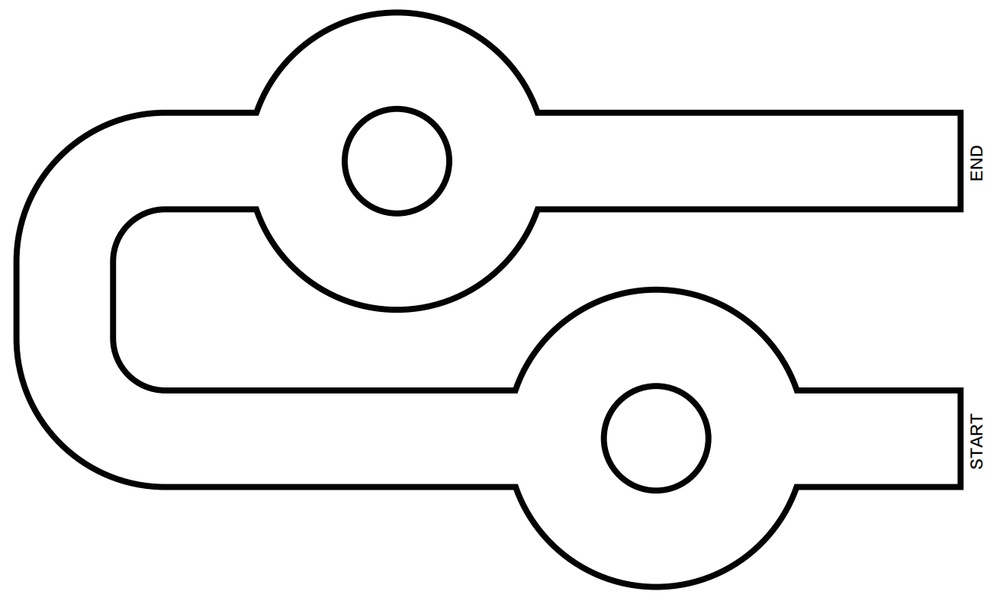
#> input picture rl_line_following/maps/map.jpg, 1000 x 601 px, shrunk from 1311 x 788 before the run
$ python convert_map_image.py
#> lines starting #> are read from the running program, lines starting #| are printed output that depends on the picture; after the words box and inside, x2 and y2 are one past the last pixel; in counts of white or black regions, pixels touching at a corner belong together
#!/usr/bin/env python3
"""
将map.jpg转换为ROS map_server可以使用的pgm格式
"""
import cv2
import numpy as np
import yaml
import os

def convert_jpg_to_pgm(jpg_path, output_dir):
    """
    将JPG图像转换为PGM格式的地图
    """
#> called with jpg_path = 'rl_line_following/maps/map.jpg', output_dir = 'rl_line_following/maps'
    # 读取JPG图像
    img = cv2.imread(jpg_path, cv2.IMREAD_GRAYSCALE)
#> img: shape (601, 1000); min 0, max 255, mean 241.7

    if img is None:
        print(f"错误：无法读取图像 {jpg_path}")
        return False

    print(f"原始图像尺寸: {img.shape}")
#| 原始图像尺寸: (601, 1000)

    # 二值化处理（确保黑白图像）
    # 如果图像不是二值化的，进行阈值处理
    _, binary = cv2.threshold(img, 127, 255, cv2.THRESH_BINARY)
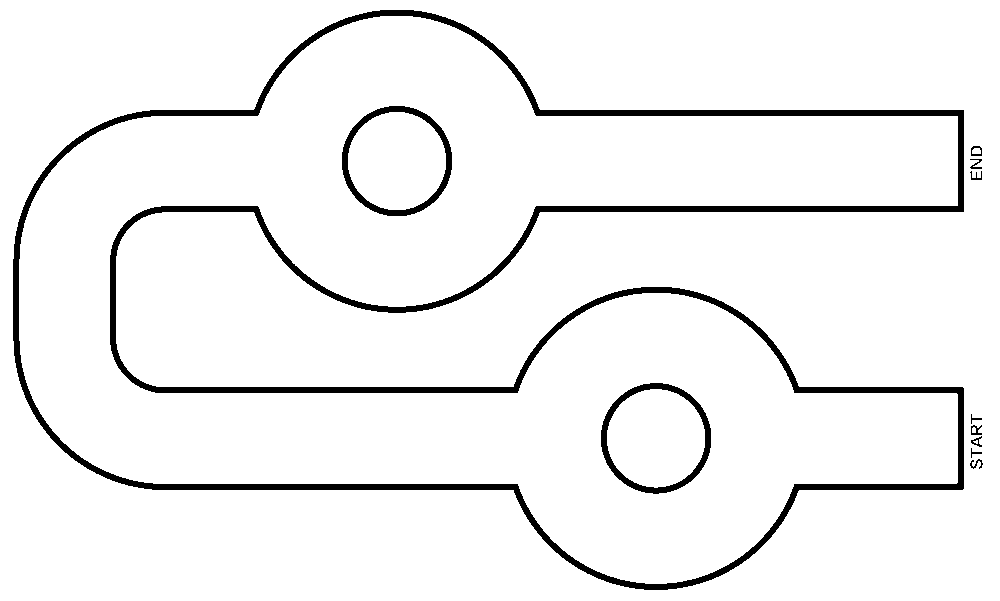
#> binary: shape (601, 1000); 94.8% white; 11 black regions, largest, box (x1, y1, x2, y2) and area: (13, 10, 964, 590) 27093, (601, 383, 711, 494) 1974, (342, 106, 452, 216) 1970

    # ROS map_server中：
    # - 0 (黑色) = 障碍物 (occupied)
    # - 255 (白色) = 自由空间 (free)
    # - 205 = 未知区域

    # 反转：如果原图中白色是路径，黑色是障碍物，需要反转
    # 如果原图中黑色是路径，白色是背景，不需要反转
    # 这里假设白色(255)是路径/自由空间，黑色(0)是障碍物
    # 如果相反，取消下面这行的注释
    # binary = cv2.bitwise_not(binary)

    # 保存为PGM
    pgm_path = os.path.join(output_dir, "map.pgm")
    cv2.imwrite(pgm_path, binary)
    print(f"已保存PGM图像: {pgm_path}")

    # 创建YAML配置文件
    yaml_path = os.path.join(output_dir, "map.yaml")

    # 获取图像尺寸
    height, width = binary.shape
#> height = 601; width = 1000

    # 估算分辨率（需要根据实际情况调整）
    # 假设地图是10m x 6m（根据my_map.yaml推测）
    resolution = 0.05  # 5cm/pixel，可以根据实际地图大小调整

    yaml_content = {
        'image': 'map.pgm',
        'resolution': resolution,
        'origin': [-width * resolution / 2, -height * resolution / 2, 0.0],
        'negate': 0,
        'occupied_thresh': 0.65,
        'free_thresh': 0.196
    }

    with open(yaml_path, 'w') as f:
        yaml.dump(yaml_content, f, default_flow_style=False)

    print(f"已保存YAML配置: {yaml_path}")
    print(f"\n地图信息:")
    print(f"  尺寸: {width} x {height} pixels")
#|   尺寸: 1000 x 601 pixels
    print(f"  分辨率: {resolution} m/pixel")
    print(f"  实际尺寸: {width * resolution:.2f} x {height * resolution:.2f} m")
#|   实际尺寸: 50.00 x 30.05 m
    print(f"  原点: {yaml_content['origin']}")
#|   原点: [-25.0, -15.025, 0.0]

    return True

if __name__ == '__main__':
    import sys

    script_dir = os.path.dirname(os.path.abspath(__file__))
    package_dir = os.path.dirname(script_dir)
    maps_dir = os.path.join(package_dir, 'maps')

    jpg_path = os.path.join(maps_dir, 'map.jpg')

    if not os.path.exists(jpg_path):
        print(f"错误：找不到 {jpg_path}")
        sys.exit(1)

    print("开始转换地图图像...")
    if convert_jpg_to_pgm(jpg_path, maps_dir):
        print("\n✓ 转换成功！")
        print(f"\n使用方法:")
        print(f"  在launch文件中使用: {maps_dir}/map.yaml")
    else:
        print("\n✗ 转换失败")
        sys.exit(1)
